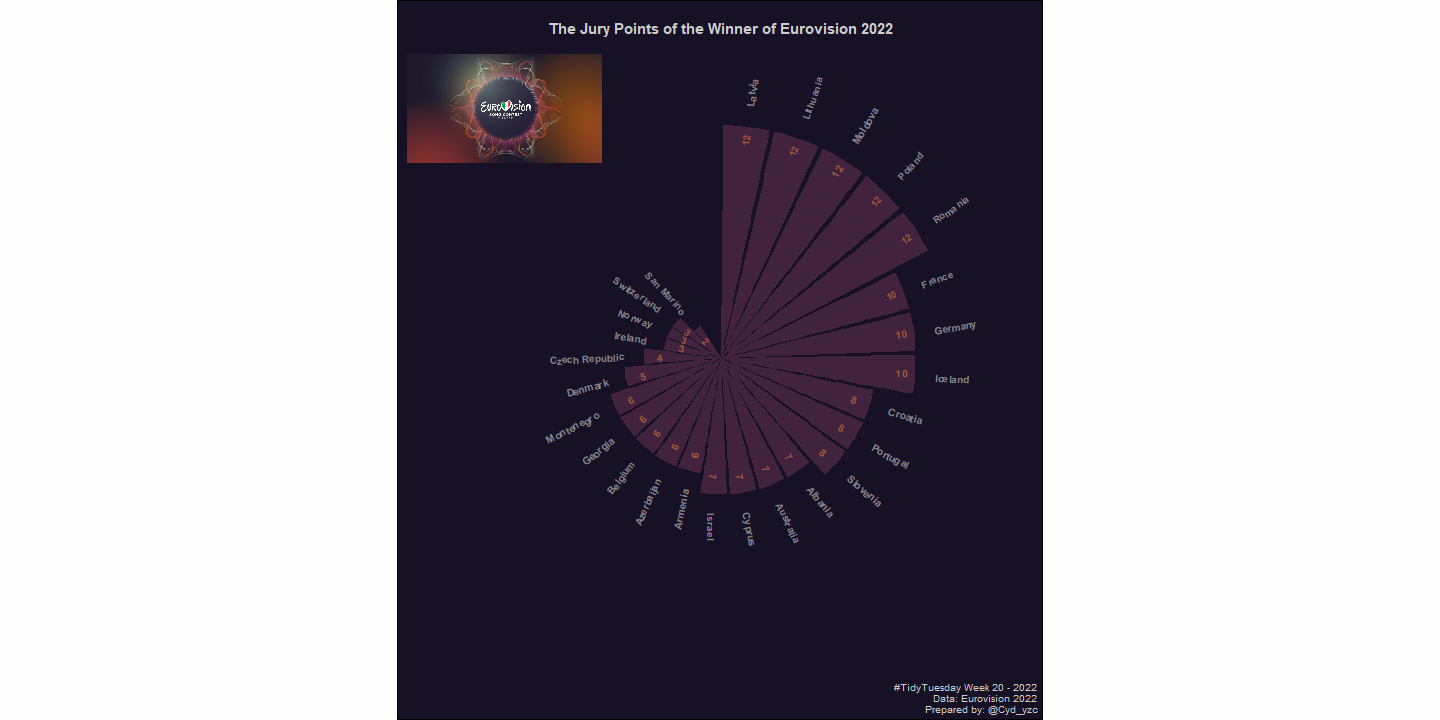

The R source for this figure:
tuesdata <- tidytuesdayR::tt_load('2022-05-17')
library(tidyverse)
library(dplyr)
library(ggplot2)
library(magick)
library(cowplot)

eurovision <- tuesdata$eurovision
votes <- tuesdata$`eurovision-votes`

vote2022 <- votes %>%
  filter(year == 2022,
         semi_final == "f",
         jury_or_televoting == "J",
         to_country == "Ukraine",
         points != 0) %>%
  select(jury_or_televoting, from_country, points) %>%
  arrange(jury_or_televoting, desc(points)) 

fm <- tibble(
    jury_or_televoting = rep(NA, 3),
    from_country = rep(NA, 3), 
    points = rep(NA, 3)
  )

vote2022 <- vote2022 %>%
  rbind(fm) %>%
  arrange(desc(points)) %>%
  mutate(id = seq(1, 29))
  
# Get the name and the y position of each label
label_data <- vote2022
number_of_bar <- nrow(label_data)
angle <- 90 - 360 * (label_data$id - 0.5) /number_of_bar    
label_data$hjust <- ifelse(angle < -90, 1, 0)
label_data$angle <- ifelse(angle < -90, angle+180, angle)


  
p <- ggplot(vote2022, aes(x = reorder(from_country, -points), y = points)) +       # Note that id is a factor. If x is numeric, there is some space between the first bar
  geom_bar(stat="identity", fill=alpha("#a64d79", 0.3)) +
  coord_polar(start = 0) +
  geom_text(data=label_data, aes(x=id, y=points+1, label=from_country, hjust=hjust),
            color="grey80", fontface="bold",alpha=0.6, size = 3.5,
            angle= label_data$angle, inherit.aes = FALSE) +
    geom_text(data=label_data, aes(x=id, y=points-1, label=points, hjust=hjust),
            color= "#E37737", fontface="bold",alpha=0.6, size = 3.5,
            angle= label_data$angle, inherit.aes = FALSE) +
  labs(title = "\nThe Jury Points of the Winner of Eurovision 2022",
       caption = "#TidyTuesday Week 20 - 2022\n Data: Eurovision 2022\n Prepared by: @Cyd_yzc") +
   theme_minimal() +
  theme(
    axis.text = element_blank(),
    axis.title = element_blank(),
    panel.grid = element_blank(),
    plot.background = element_rect(fill = "#161125"),
    plot.title = element_text(color = "grey80", face = "bold", hjust = 0.5,
                              size = 15),
    plot.caption = element_text(size = 10, color = "grey80"))
    #  plot.margin = unit(rep(-1,4), "cm") 

p2 <-  ggdraw() +
   draw_plot(p) +
  draw_image("https://upload.wikimedia.org/wikipedia/tr/4/4b/2022_Eurovision_%C5%9Eark%C4%B1_Yar%C4%B1%C5%9Fmas%C4%B1_Resmi_logosu.jpg",
                          scale = 0.19, x = -0.15, y = 0.45, height = 0.8) 
ggsave("Week20.png", p2, width = 20, height = 10, dpi = 72)  
